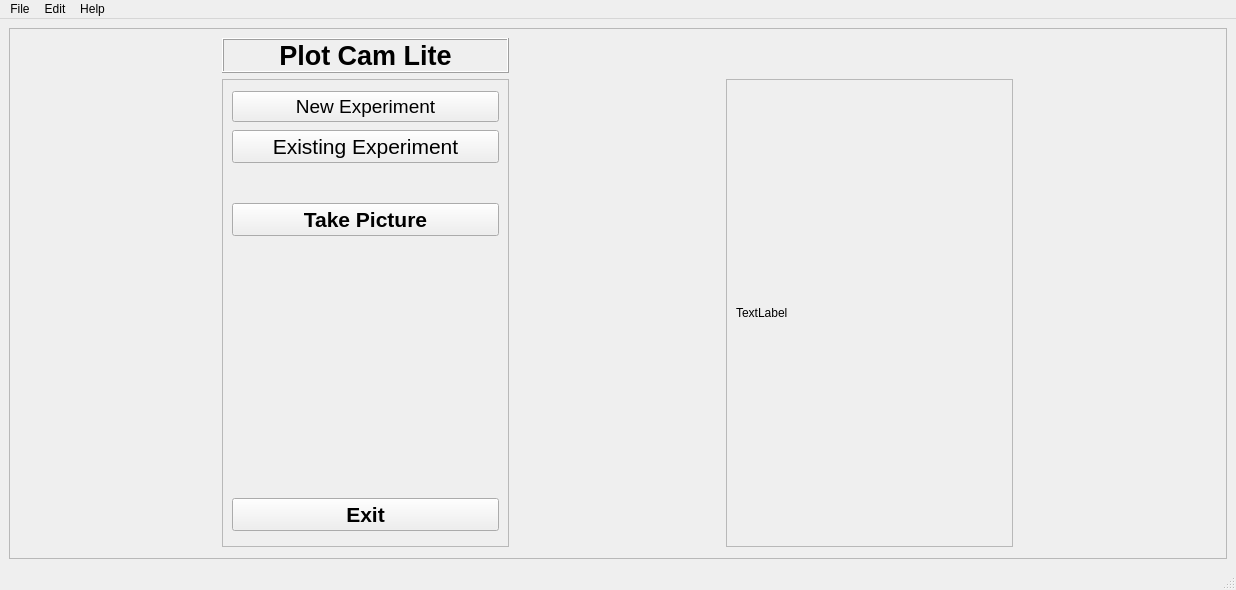
<?xml version="1.0" encoding="UTF-8"?>
<ui version="4.0">
 <class>MainWindow</class>
 <widget class="QMainWindow" name="MainWindow">
  <property name="geometry">
   <rect>
    <x>0</x>
    <y>0</y>
    <width>1236</width>
    <height>590</height>
   </rect>
  </property>
  <property name="windowTitle">
   <string>MainWindow</string>
  </property>
  <widget class="QWidget" name="centralwidget">
   <layout class="QGridLayout" name="gridLayout">
    <item row="0" column="0">
     <widget class="QFrame" name="frame">
      <property name="frameShape">
       <enum>QFrame::StyledPanel</enum>
      </property>
      <property name="frameShadow">
       <enum>QFrame::Raised</enum>
      </property>
      <layout class="QGridLayout" name="gridLayout_4">
       <item row="1" column="2">
        <widget class="QFrame" name="frame_3">
         <property name="maximumSize">
          <size>
           <width>287</width>
           <height>468</height>
          </size>
         </property>
         <property name="frameShape">
          <enum>QFrame::StyledPanel</enum>
         </property>
         <property name="frameShadow">
          <enum>QFrame::Raised</enum>
         </property>
         <layout class="QGridLayout" name="gridLayout_3">
          <item row="0" column="0">
           <widget class="QLabel" name="camera_label">
            <property name="sizePolicy">
             <sizepolicy hsizetype="Preferred" vsizetype="Maximum">
              <horstretch>0</horstretch>
              <verstretch>34</verstretch>
             </sizepolicy>
            </property>
            <property name="maximumSize">
             <size>
              <width>16777215</width>
              <height>448</height>
             </size>
            </property>
            <property name="text">
             <string>TextLabel</string>
            </property>
            <property name="scaledContents">
             <bool>true</bool>
            </property>
           </widget>
          </item>
          <item row="0" column="1">
           <spacer name="horizontalSpacer_2">
            <property name="orientation">
             <enum>Qt::Horizontal</enum>
            </property>
            <property name="sizeHint" stdset="0">
             <size>
              <width>40</width>
              <height>20</height>
             </size>
            </property>
           </spacer>
          </item>
         </layout>
        </widget>
       </item>
       <item row="1" column="1">
        <spacer name="horizontalSpacer">
         <property name="orientation">
          <enum>Qt::Horizontal</enum>
         </property>
         <property name="sizeType">
          <enum>QSizePolicy::Fixed</enum>
         </property>
         <property name="sizeHint" stdset="0">
          <size>
           <width>8</width>
           <height>21</height>
          </size>
         </property>
        </spacer>
       </item>
       <item row="1" column="0">
        <widget class="QFrame" name="frame_2">
         <property name="maximumSize">
          <size>
           <width>287</width>
           <height>468</height>
          </size>
         </property>
         <property name="frameShape">
          <enum>QFrame::StyledPanel</enum>
         </property>
         <property name="frameShadow">
          <enum>QFrame::Sunken</enum>
         </property>
         <layout class="QVBoxLayout" name="verticalLayout">
          <item>
           <widget class="QPushButton" name="new_file_button">
            <property name="font">
             <font>
              <pointsize>14</pointsize>
             </font>
            </property>
            <property name="text">
             <string>New Experiment</string>
            </property>
           </widget>
          </item>
          <item>
           <widget class="QPushButton" name="load_experiment_button">
            <property name="font">
             <font>
              <pointsize>16</pointsize>
             </font>
            </property>
            <property name="text">
             <string>Existing Experiment</string>
            </property>
           </widget>
          </item>
          <item>
           <widget class="QLabel" name="file_name_label">
            <property name="sizePolicy">
             <sizepolicy hsizetype="Preferred" vsizetype="Fixed">
              <horstretch>0</horstretch>
              <verstretch>0</verstretch>
             </sizepolicy>
            </property>
            <property name="font">
             <font>
              <pointsize>16</pointsize>
              <weight>75</weight>
              <bold>true</bold>
             </font>
            </property>
            <property name="text">
             <string/>
            </property>
            <property name="alignment">
             <set>Qt::AlignCenter</set>
            </property>
           </widget>
          </item>
          <item>
           <widget class="QPushButton" name="take_picture_button">
            <property name="font">
             <font>
              <pointsize>16</pointsize>
              <weight>75</weight>
              <bold>true</bold>
             </font>
            </property>
            <property name="text">
             <string>Take Picture</string>
            </property>
           </widget>
          </item>
          <item>
           <widget class="QLabel" name="plot_number_label">
            <property name="sizePolicy">
             <sizepolicy hsizetype="Preferred" vsizetype="Fixed">
              <horstretch>0</horstretch>
              <verstretch>0</verstretch>
             </sizepolicy>
            </property>
            <property name="font">
             <font>
              <pointsize>16</pointsize>
             </font>
            </property>
            <property name="text">
             <string/>
            </property>
            <property name="alignment">
             <set>Qt::AlignCenter</set>
            </property>
           </widget>
          </item>
          <item>
           <widget class="QLabel" name="camera_level_label">
            <property name="sizePolicy">
             <sizepolicy hsizetype="Preferred" vsizetype="Fixed">
              <horstretch>0</horstretch>
              <verstretch>0</verstretch>
             </sizepolicy>
            </property>
            <property name="font">
             <font>
              <pointsize>18</pointsize>
             </font>
            </property>
            <property name="text">
             <string/>
            </property>
            <property name="alignment">
             <set>Qt::AlignCenter</set>
            </property>
           </widget>
          </item>
          <item>
           <layout class="QGridLayout" name="gridLayout_2">
            <item row="0" column="0">
             <widget class="QWidget" name="target_widget" native="true">
              <property name="minimumSize">
               <size>
                <width>265</width>
                <height>178</height>
               </size>
              </property>
              <property name="maximumSize">
               <size>
                <width>265</width>
                <height>178</height>
               </size>
              </property>
             </widget>
            </item>
           </layout>
          </item>
          <item>
           <widget class="QPushButton" name="exit_button">
            <property name="font">
             <font>
              <pointsize>16</pointsize>
              <weight>75</weight>
              <bold>true</bold>
             </font>
            </property>
            <property name="text">
             <string>Exit</string>
            </property>
           </widget>
          </item>
         </layout>
        </widget>
       </item>
       <item row="0" column="0">
        <widget class="QLabel" name="ui_title_label_2">
         <property name="sizePolicy">
          <sizepolicy hsizetype="Preferred" vsizetype="Fixed">
           <horstretch>0</horstretch>
           <verstretch>0</verstretch>
          </sizepolicy>
         </property>
         <property name="font">
          <font>
           <family>MS Shell Dlg 2</family>
           <pointsize>20</pointsize>
           <weight>75</weight>
           <bold>true</bold>
          </font>
         </property>
         <property name="frameShape">
          <enum>QFrame::Box</enum>
         </property>
         <property name="frameShadow">
          <enum>QFrame::Raised</enum>
         </property>
         <property name="text">
          <string>Plot Cam Lite</string>
         </property>
         <property name="alignment">
          <set>Qt::AlignCenter</set>
         </property>
        </widget>
       </item>
      </layout>
     </widget>
    </item>
   </layout>
  </widget>
  <widget class="QMenuBar" name="menubar">
   <property name="geometry">
    <rect>
     <x>0</x>
     <y>0</y>
     <width>1236</width>
     <height>18</height>
    </rect>
   </property>
   <widget class="QMenu" name="menuFile">
    <property name="title">
     <string>File</string>
    </property>
    <addaction name="actionClose"/>
   </widget>
   <widget class="QMenu" name="menuEdit">
    <property name="title">
     <string>Edit</string>
    </property>
    <widget class="QMenu" name="menuChange_Resolution">
     <property name="title">
      <string>Change Resolution</string>
     </property>
     <addaction name="action640x480"/>
     <addaction name="action1280x720"/>
    </widget>
    <widget class="QMenu" name="menuChange_FPS">
     <property name="title">
      <string>Change FPS</string>
     </property>
     <addaction name="action15"/>
     <addaction name="action30"/>
    </widget>
    <widget class="QMenu" name="menuChange_ViewType">
     <property name="title">
      <string>Change ViewType</string>
     </property>
     <addaction name="actionMonitor_2"/>
     <addaction name="actionVR_2"/>
    </widget>
    <addaction name="menuChange_Resolution"/>
    <addaction name="menuChange_FPS"/>
    <addaction name="menuChange_ViewType"/>
   </widget>
   <widget class="QMenu" name="menuHelp">
    <property name="title">
     <string>Help</string>
    </property>
    <addaction name="actionDocumentation"/>
    <addaction name="actionAbout"/>
   </widget>
   <addaction name="menuFile"/>
   <addaction name="menuEdit"/>
   <addaction name="menuHelp"/>
  </widget>
  <widget class="QStatusBar" name="statusbar"/>
  <action name="actionClose">
   <property name="text">
    <string>Close</string>
   </property>
  </action>
  <action name="actionDocumentation">
   <property name="text">
    <string>Documentation</string>
   </property>
  </action>
  <action name="actionAbout">
   <property name="text">
    <string>About</string>
   </property>
  </action>
  <action name="action640x480">
   <property name="text">
    <string>640x480</string>
   </property>
  </action>
  <action name="action1280x720">
   <property name="text">
    <string>1280x720</string>
   </property>
  </action>
  <action name="action15">
   <property name="text">
    <string>15</string>
   </property>
  </action>
  <action name="action30">
   <property name="text">
    <string>30</string>
   </property>
  </action>
  <action name="actionVR">
   <property name="text">
    <string>VR</string>
   </property>
  </action>
  <action name="actionMonitor">
   <property name="text">
    <string>Monitor</string>
   </property>
  </action>
  <action name="actionMonitor_2">
   <property name="text">
    <string>Monitor</string>
   </property>
  </action>
  <action name="actionVR_2">
   <property name="text">
    <string>VR Headset</string>
   </property>
  </action>
 </widget>
 <tabstops>
  <tabstop>new_file_button</tabstop>
  <tabstop>load_experiment_button</tabstop>
  <tabstop>take_picture_button</tabstop>
  <tabstop>exit_button</tabstop>
 </tabstops>
 <resources/>
 <connections/>
</ui>
